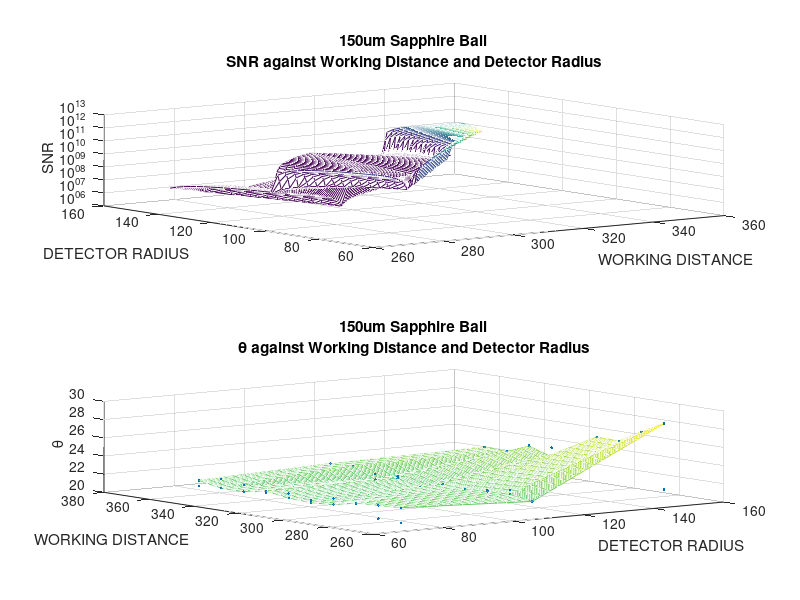

MATLAB code to generate this figure:
clear all
close all
clc

load('cy5_saph150.mat')

dr_snr = snr_data(:,12);
wd_snr = snr_data(:,9);
snr = snr_data(:,20);

dr_all = all_data(:,12);
wd_all = all_data(:,9);
theta = all_data(:,19);

subplot(2,1,1);
[wdq,drq] = meshgrid(min(wd_snr):0.5:max(wd_snr),min(dr_snr):2.5:max(dr_snr));
scatter3(wd_snr,dr_snr,snr,'.');
hold on;
snrq = griddata(wd_snr,dr_snr,snr,wdq,drq);
mesh(wdq,drq,snrq);
hold on;
set(gca, 'ZScale', 'log')
title({'150um Sapphire Ball', 'SNR against Working Distance and Detector Radius'});
ylabel('DETECTOR RADIUS');
xlabel('WORKING DISTANCE');
zlabel('SNR');

subplot(2,1,2);
[drq,wdq] = meshgrid(min(dr_all):2.5:max(dr_all),min(wd_all):0.5:max(wd_all));
scatter3(dr_all,wd_all,theta,'.');
hold on;
thetaq = griddata(dr_all,wd_all,theta,drq,wdq);
mesh(drq,wdq,thetaq);
hold on;
title({'150um Sapphire Ball', '\theta against Working Distance and Detector Radius'});
xlabel('DETECTOR RADIUS');
ylabel('WORKING DISTANCE');
zlabel('\theta');
